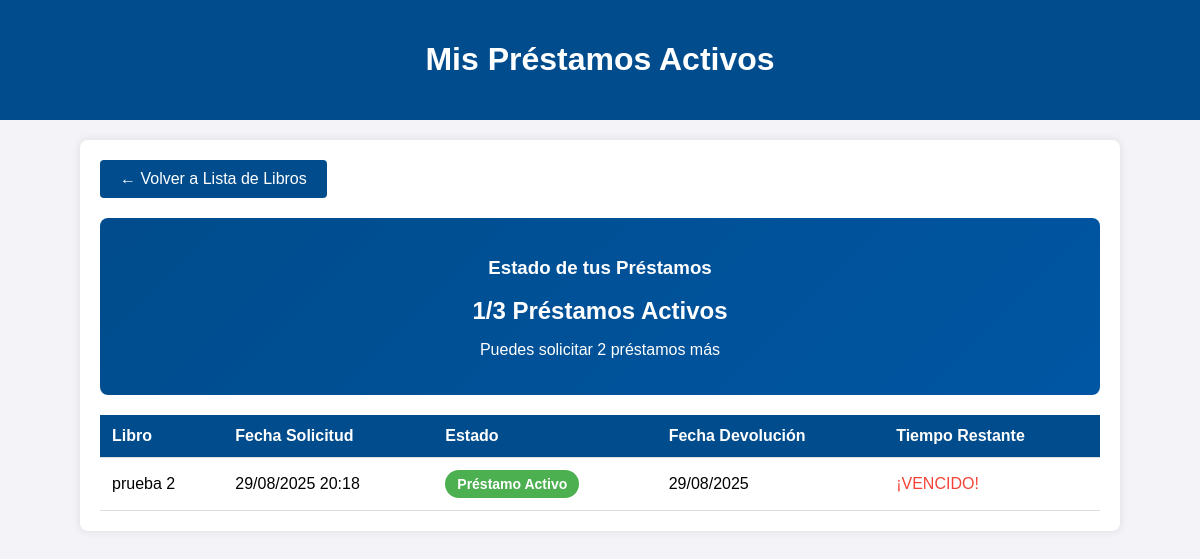
The page /libros/mis-prestamos-activos/ (signed in) on the database as committed earlier.
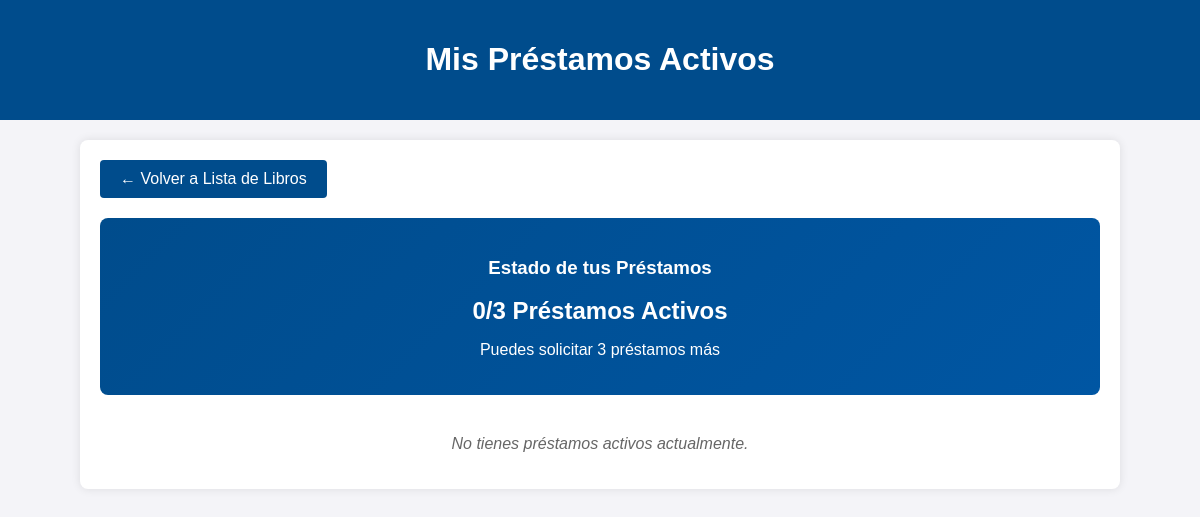
The same page on the database as committed later.
### libros/models.py (models this page shows, shortened)
class Prestamo(models.Model):
    ESTADO_CHOICES = (
        ('solicitado', 'Reserva Solicitada'),
        ('aprobado_reserva', 'Reserva Aprobada'),
        ('aprobado', 'Préstamo Activo'),
        ('rechazado', 'Reserva Rechazada'),
        ('finalizado', 'Finalizado'),
        ('vencido', 'Vencido'),
    )
    TIPO_CHOICES = (
        ('domicilio', 'Préstamo a Domicilio'),
        ('aula', 'Préstamo en Aula'),
    )
    TIPO_USUARIO_CHOICES = (
        ('alumno', 'Alumno'),
        ('profesor', 'Profesor'),
    )
    id_prestamo = models.AutoField(primary_key=True)
    usuario = models.ForeignKey(Usuario, on_delete=models.CASCADE, related_name='prestamos_usuario', null=True, blank=True)
    nombre_usuario = models.CharField(max_length=255)
    email_usuario = models.EmailField()
    libro = models.ForeignKey(Libro, on_delete=models.CASCADE, related_name='prestamos')
    fecha_solicitud = models.DateTimeField(auto_now_add=True)
    fecha_aprobacion = models.DateTimeField(null=True, blank=True)
    fecha_devolucion_programada = models.DateTimeField(null=True, blank=True)
    fecha_devolucion_real = models.DateTimeField(null=True, blank=True)
    fecha_limite_reserva = models.DateTimeField(null=True, blank=True)
    estado = models.CharField(max_length=20, choices=ESTADO_CHOICES, default='solicitado')
    tipo_prestamo = models.CharField(max_length=10, choices=TIPO_CHOICES, default='domicilio')
    tipo_usuario = models.CharField(max_length=10, choices=TIPO_USUARIO_CHOICES, default='alumno')
    motivo_rechazo = models.TextField(blank=True, null=True)
    observaciones = models.TextField(blank=True, null=True)
    fecha_retiro_real = models.DateTimeField(null=True, blank=True)
    extension_solicitada = models.BooleanField(default=False)
    fecha_extension = models.DateTimeField(null=True, blank=True)
    motivo_extension = models.TextField(blank=True, null=True)

class Inventario(models.Model):
    id_inventario = models.AutoField(primary_key=True)
    estado = models.CharField(max_length=255, null=True, default="Disponible")
    motivo_baja = models.CharField(max_length=255, null=True)
    descripcion = models.TextField(null=True)
    num_ejemplar = models.IntegerField(null=True)
    imagen_rota = models.ImageField(
        upload_to='imagenes_rota/', null=True, blank=True)

class Libro(Inventario):
    id_libro = models.AutoField(primary_key=True)
    titulo = models.CharField(max_length=255)
    autor = models.CharField(max_length=255)
    editorial = models.CharField(max_length=255)
    clasificacion_cdu = models.CharField(max_length=255, null=False, default='Sin clasificar')
    siglas_autor_titulo = models.CharField(max_length=255, null=False, default='ABC')
    num_inventario = models.IntegerField(null=False, default=1)
    resumen = models.TextField()
    etiqueta_palabra_clave = models.TextField(default='Roma,Historia,Clasica')
    sede = models.TextField(default='La Plata')
    disponibilidad = models.CharField(max_length=255, null=True, default="Disponible")
    observaciones = models.TextField(default='Esta es una observación')
    img = models.URLField()

### libros/views.py (the view)
# urls.py: path('mis-prestamos-activos/', views.mis_prestamos_activos, name='mis_prestamos_activos'),
@login_required
def mis_prestamos_activos(request):
    prestamos_activos = request.user.get_prestamos_activos().order_by('-fecha_solicitud')
    context = {
        'prestamos_activos': prestamos_activos,
        'total_prestamos': prestamos_activos.count(),
        'prestamos_disponibles': request.user.get_prestamos_disponibles()
    }
    return render(request, 'libros/mis_prestamos_activos.html', context)

### libros/models.py (called while the page is built)
    def get_prestamos_activos(self):
        return self.prestamos_usuario.filter(estado__in=['aprobado', 'aprobado_reserva'])

    def get_prestamos_disponibles(self):
        prestamos_activos = self.get_prestamos_activos().count()
        return max(0, 3 - prestamos_activos)

### libros/templates/libros/mis_prestamos_activos.html (shortened to what this page needs)
<!DOCTYPE html>
<html lang="es">
<head>
    {% load static %}
</head>
<body>
    <header>
        <h1>Mis Préstamos Activos</h1>
    </header>
    <div class="container">
        <a href="{% url 'lista_libros' %}" class="btn-volver">← Volver a Lista de Libros</a>
        <div class="limit-info">
            <h3>Estado de tus Préstamos</h3>
            <div class="limit-counter">{{ total_prestamos }}/3 Préstamos Activos</div>
            {% if prestamos_disponibles > 0 %}
                <p>Puedes solicitar {{ prestamos_disponibles }} préstamo{{ prestamos_disponibles|pluralize:"s" }} más</p>
            {% else %}
                <p><strong>Has alcanzado el límite máximo de préstamos simultáneos</strong></p>
            {% endif %}
        </div>
        {% if prestamos_activos %}
            <table>
                <thead>
                    <tr>
                        <th>Libro</th>
                        <th>Fecha Solicitud</th>
                        <th>Estado</th>
                        <th>Fecha Devolución</th>
                        <th>Tiempo Restante</th>
                    </tr>
                </thead>
                <tbody>
                    {% for prestamo in prestamos_activos %}
                    <tr>
                        <td>{{ prestamo.libro.titulo }}</td>
                        <td>{{ prestamo.fecha_solicitud|date:"d/m/Y H:i" }}</td>
                        <td>
                            <span class="status-badge status-{{ prestamo.estado }}">
                                {{ prestamo.get_estado_display }}
                            </span>
                        </td>
                        <td>
                            {% if prestamo.fecha_devolucion_programada %}
                                {{ prestamo.fecha_devolucion_programada|date:"d/m/Y" }}
                            {% else %}
                                -
                            {% endif %}
                        </td>
                        <td>
                            {% if prestamo.estado == 'aprobado' and prestamo.fecha_devolucion_programada %}
                                <span id="timer-{{ prestamo.id_prestamo }}"
                                      data-end="{{ prestamo.fecha_devolucion_programada|date:'Y-m-d H:i:s' }}">
                                </span>
                            {% else %}
                                -
                            {% endif %}
                        </td>
                    </tr>
                    {% endfor %}
                </tbody>
            </table>
        {% else %}
            <p style="text-align: center; color: #666; font-style: italic; margin-top: 40px;">
                No tienes préstamos activos actualmente.
            </p>
        {% endif %}
    </div>
</body>
</html>

Rows that differ between the two databases and show on the page:
no longer on this page (row edited): Prestamo: libro.titulo "prueba 2", fecha_solicitud "29/08/2025 20:18", estado "Préstamo Activo", fecha_devolucion_programada "29/08/2025"
Other text that changed with them:
{{ total_prestamos }}: "1" → "0"
{{ prestamos_disponibles }}: "2" → "3"
text no longer shown: "Libro Fecha Solicitud Estado Fecha Devolución Tiempo Restante"
text now shown: "No tienes préstamos activos actualmente."
